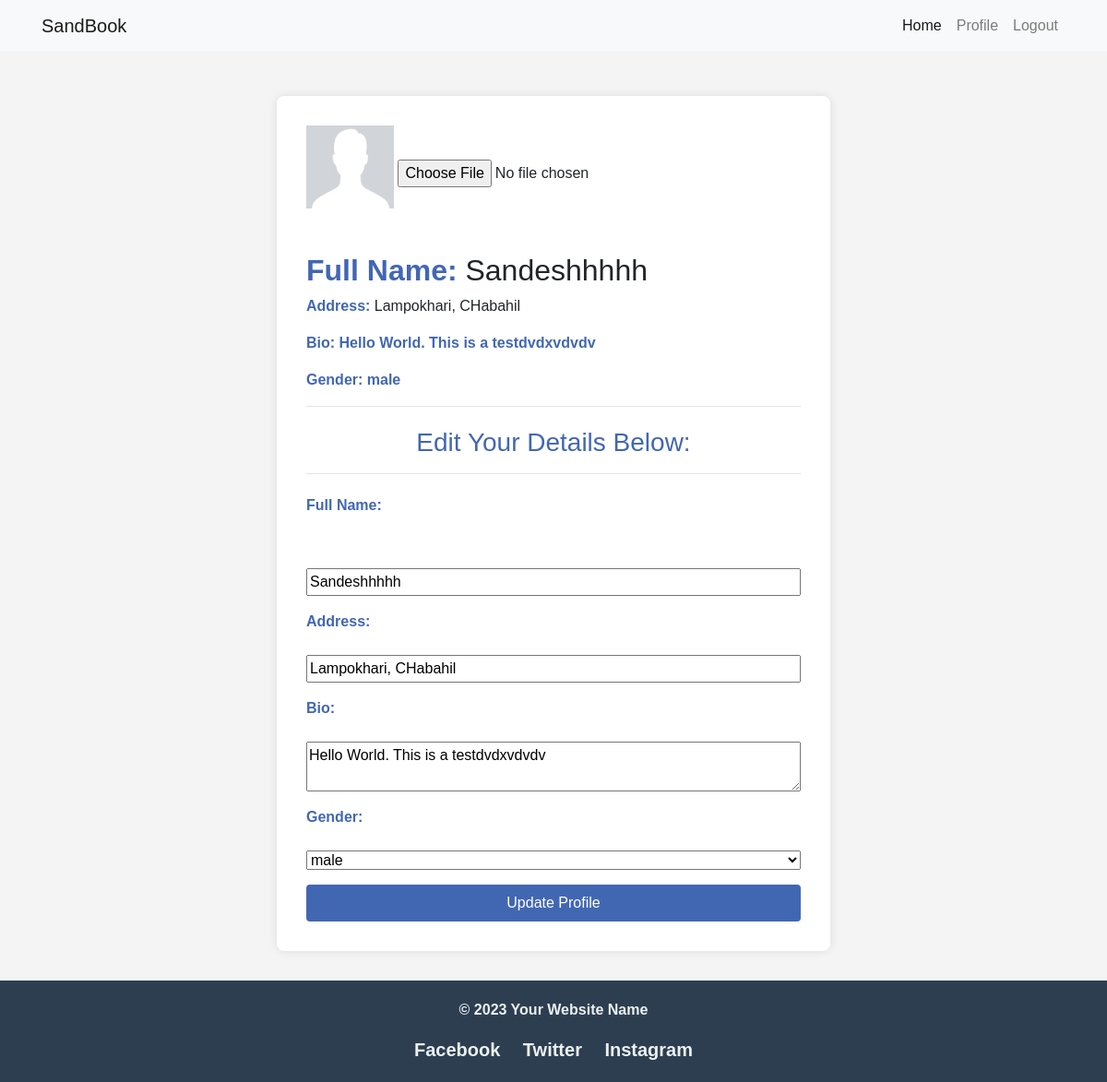
Before: /navprofile/Profilepage/2 (signed in) with the older database file.
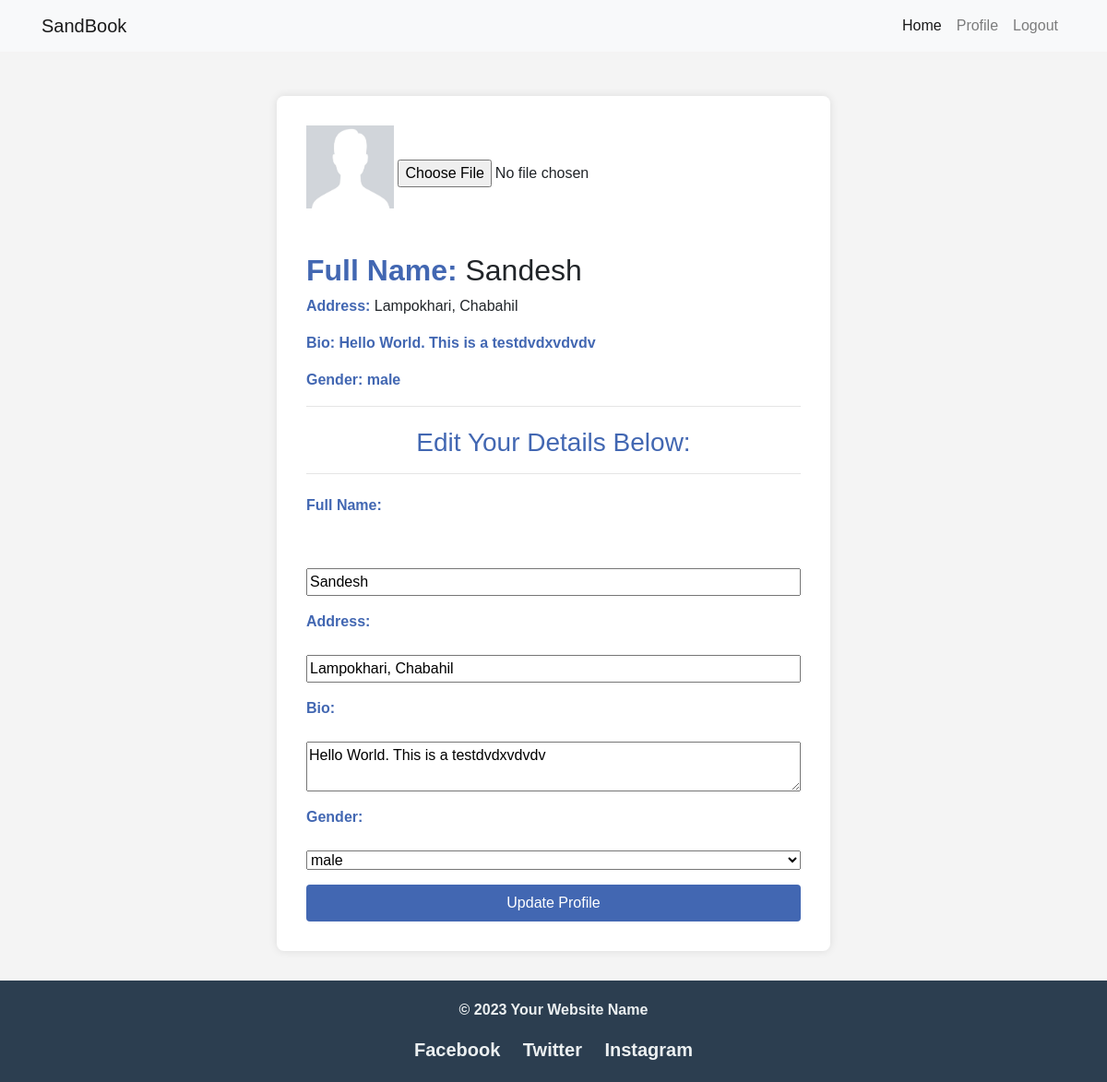
After: the same page with the newer database file.
### blog/models.py (models this page shows, shortened)
class profile(models.Model):
    id = models.IntegerField(primary_key = True)
    name = models.CharField(max_length=50)
    birth = models.DateField(null=True, blank=True)
    gender = models.CharField(max_length=20)
    username = models.OneToOneField(User, on_delete= models.CASCADE)
    address = models.CharField(max_length=50, blank=True, null=True)
    bio = models.TextField(blank=True, null=True)
    profile_pic = models.ImageField(upload_to='profilepics', default='default.png', blank=True, null=True, validators=[FileExtensionValidator(allowed_extensions=['png', 'jpg', 'jpeg'])])

### blog/views.py (the view, shortened to what this page needs)
# urls.py: path('navprofile/Profilepage/<int:id>', views.profilepage, name='profile'),
@login_required(login_url='login')
def profilepage(request, id):
    data = models.profile.objects.get(id=id)
    context = {
        'data': data,
    }
    return render(request, 'profilepage.html', context)

### templates/profilepage.html (shortened to what this page needs)
{% extends 'base.html' %}
{% load static %}
{% block css %}
<link rel="stylesheet" href="{% static 'css/profile.css' %}">
{% endblock %}
{% block content %}
<section>
    <div class="details">
        <img id="editimage" src="{% static 'img/default.png' %}" alt="">
        <input type="file">
        <h2 id="fullName"> <strong>Full Name:</strong> {{data.name}}</h2>
        <p id="address"> <strong>Address:</strong> {{data.address}}</p>
        <p id="bio"> <strong>Bio:<strong> <span> {{data.bio}}</span></p>
        <p id="gender"> <strong>Gender:</strong> <span> {{data.gender}} </span></p>
        <hr>
        <h3>Edit Your Details Below:</h3>
        <hr>
        <form action="/navprofile/Profilepage/{{data.id}}" method="post">
            <label for="fullName">Full Name:</label>
            <input type="text" id="fullName" name="fullName" value="{{data.name}}">
            <label for="address">Address:</label>
            <input type="text" id="address" name="address" value="{{data.address}}">
            <label for="bio">Bio:</label>
            <textarea id="bio" name="bio">{{data.bio}}</textarea>
            <label for="gender">Gender:</label>
            <select id="gender" name="gender">
                <option>{{data.gender}}</option>
            </select>
            <button type="submit">Update Profile</button>
        </form>
    </div>
</section>
{% endblock %}

Changed rows visible on the page:
changed profile "Hello World. This is a testdvdxvdvdv": name "Sandeshhhhh" → "Sandesh"; address "Lampokhari, CHabahil" → "Lampokhari, Chabahil"; fullName "Sandeshhhhh" → "Sandesh"
